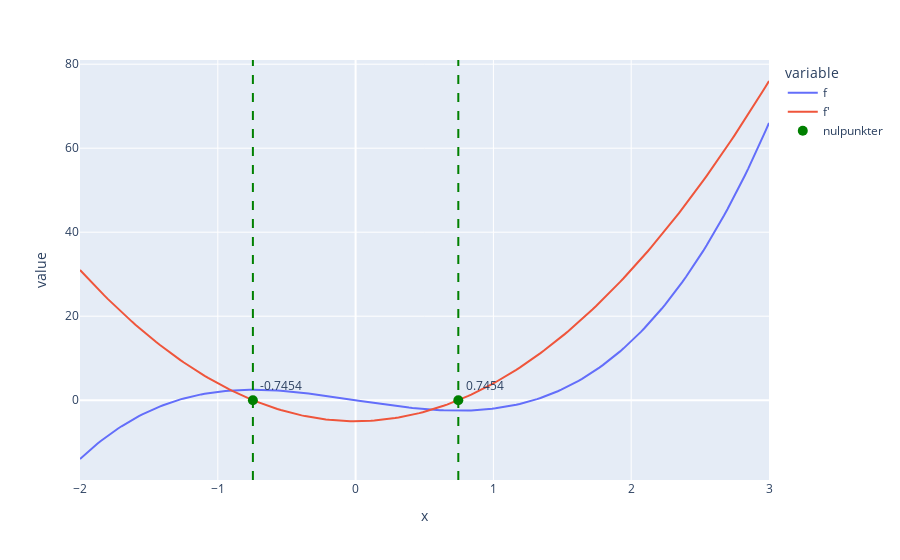

Notebook code cell kept with this figure:
### Code cell
fig = px.line(dataframe, x='x', y=['f', 'f\''])
fig.add_vline(x=float(zeros[0]), line_width=2, line_dash="dash", line_color="green")
fig.add_vline(x=float(zeros[1]), line_width=2, line_dash="dash", line_color="green")
fig.add_trace(go.Scatter(
    x=[float(zeros[0]), float(zeros[1])],
    y=[0, 0],
    mode="markers+text",
    name="nulpunkter",
    text=["%.4f" % float(zeros[0]), "%.4f" % float(zeros[1])],
    textposition="top right",
    marker=dict(color='green', size=10)
))
fig.show()

### Figure 1 — Plotly figure (JSON) as saved in the notebook; plotly's stock layout.template omitted (floating-point values rounded to 4 significant figures; data arrays with more than 128 entries replaced by an {"elided": "..."} marker saying what was removed)
{"data": [{"hovertemplate": "variable=f<br>x=%{x}<br>value=%{y}<extra></extra>", "legendgroup": "f", "line": {"color": "#636efa", "dash": "solid"}, "mode": "lines", "name": "f", "orientation": "v", "showlegend": true, "type": "scatter", "x": {"elided": "200 float values"}, "xaxis": "x", "y": {"elided": "200 float values"}, "yaxis": "y"}, {"hovertemplate": "variable=f'<br>x=%{x}<br>value=%{y}<extra></extra>", "legendgroup": "f'", "line": {"color": "#EF553B", "dash": "solid"}, "mode": "lines", "name": "f'", "orientation": "v", "showlegend": true, "type": "scatter", "x": {"elided": "200 float values"}, "xaxis": "x", "y": {"elided": "200 float values"}, "yaxis": "y"}, {"marker": {"color": "green", "size": 10}, "mode": "markers+text", "name": "nulpunkter", "text": ["-0.7454", "0.7454"], "textposition": "top right", "type": "scatter", "x": [-0.7454, 0.7454], "y": [0, 0]}], "layout": {"autosize": true, "legend": {"title": {"text": "variable"}, "tracegroupgap": 0}, "margin": {"t": 60}, "shapes": [{"line": {"color": "green", "dash": "dash", "width": 2}, "type": "line", "x0": -0.7454, "x1": -0.7454, "xref": "x", "y0": 0, "y1": 1, "yref": "y domain"}, {"line": {"color": "green", "dash": "dash", "width": 2}, "type": "line", "x0": 0.7454, "x1": 0.7454, "xref": "x", "y0": 0, "y1": 1, "yref": "y domain"}], "xaxis": {"anchor": "y", "autorange": true, "domain": [0, 1], "range": [-2, 3], "title": {"text": "x"}, "type": "linear"}, "yaxis": {"anchor": "x", "autorange": true, "domain": [0, 1], "range": [-19, 81], "title": {"text": "value"}, "type": "linear"}}}
